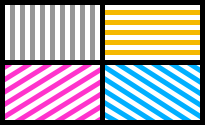
Frame 1 (no input)
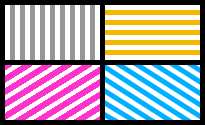
Frame 60 (the mouse pressed at the canvas centre just before this capture)
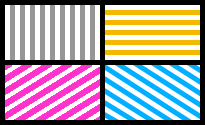
Frame 120 (the mouse held since frame 60 and released just before this capture)

The Processing sketch that drew these frames (run headless with seeded random() and noise(); from frame 60 on, the mouse is pressed at the canvas centre):

// Processing sketch: processing_5437
// ── processing_5437.pde

void setup (){
  size (205,125);
  background(255);}
  
 void draw (){
noStroke();

int i = 10;
while (i<100){
fill (150);
rect (i,5,5,55);

i=i+10;
}
int a = 10;
while (a<60){
fill (245,184,0);
rect (105,a,95,5);
a=a+10;
}

stroke (255,51,204);
strokeCap (SQUARE);
strokeWeight (5);
int r=-150;
while(r<105){
  line (r+100,63,r,125);
  r=r+20;

}

noStroke();
fill (255);
rect (105,65,95,55);

stroke (0,175,255);
strokeCap (SQUARE);
strokeWeight (5);

line (112,60,214,125);
line (130,60,232,125);
line (148,60,250,125);
line (166,60,268,125);
line (184,60,330,152);

line (102,65,195,125);

line (102,77,177,125);
line (102,89,159,125);
line (102,101,141,125);
line (102,113,123,125);

stroke (255);
strokeCap (SQUARE);
strokeWeight (5);
line (100,60,200,60);

noStroke ();
fill (0);
rect (0,0,205,5);
rect (0,200,205,5);
rect (0,0,5,125);
rect (200,0,5,125);

rect (100,0,5,125);
rect (0,60,205,5);
rect (0,120,205,5);
 }
